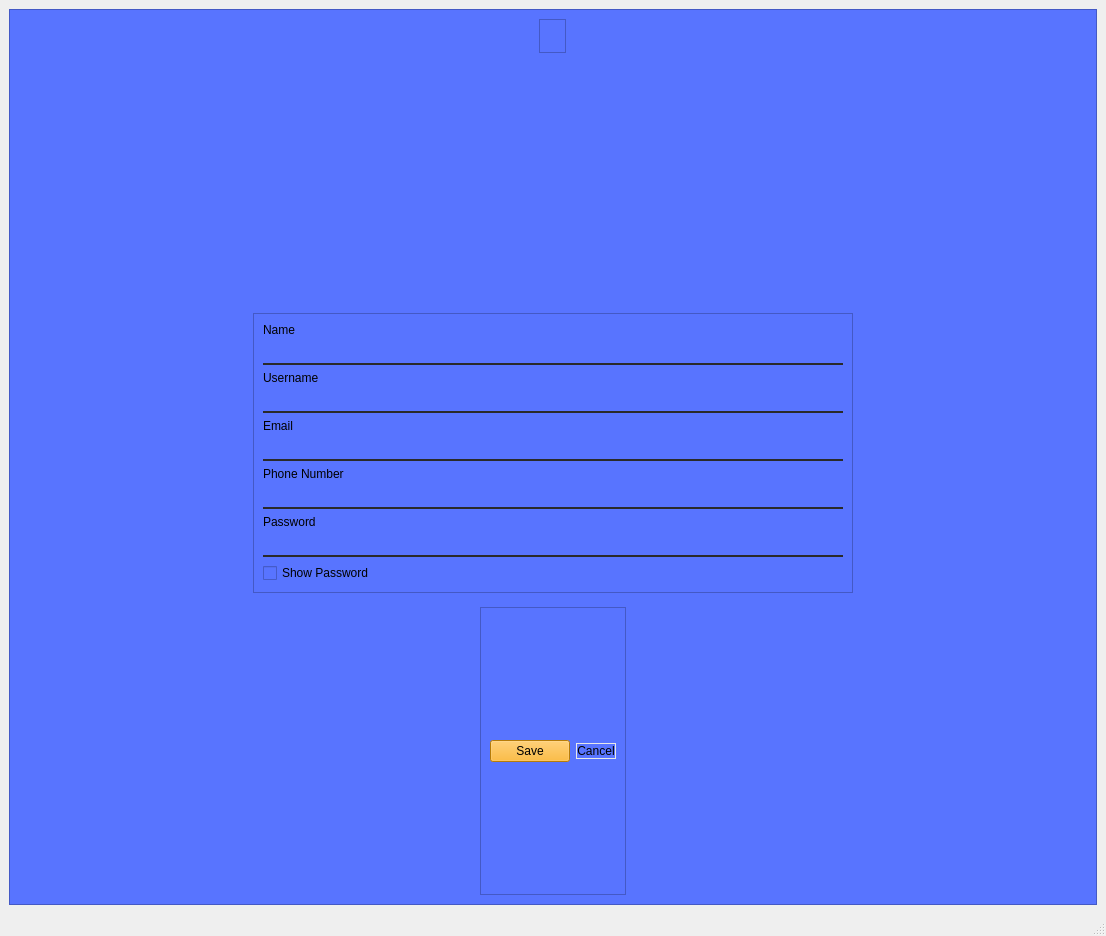
<?xml version="1.0" encoding="UTF-8"?>
<ui version="4.0">
 <class>edit_profile</class>
 <widget class="QMainWindow" name="edit_profile">
  <property name="geometry">
   <rect>
    <x>0</x>
    <y>0</y>
    <width>1106</width>
    <height>936</height>
   </rect>
  </property>
  <property name="windowTitle">
   <string>MainWindow</string>
  </property>
  <widget class="QWidget" name="centralwidget">
   <layout class="QGridLayout" name="gridLayout">
    <item row="0" column="0">
     <widget class="QFrame" name="frame">
      <property name="styleSheet">
       <string notr="true">background-color: rgb(88, 116, 255);</string>
      </property>
      <property name="frameShape">
       <enum>QFrame::StyledPanel</enum>
      </property>
      <property name="frameShadow">
       <enum>QFrame::Raised</enum>
      </property>
      <layout class="QVBoxLayout" name="verticalLayout">
       <item alignment="Qt::AlignHCenter|Qt::AlignTop">
        <widget class="QFrame" name="frame_2">
         <property name="frameShape">
          <enum>QFrame::StyledPanel</enum>
         </property>
         <property name="frameShadow">
          <enum>QFrame::Raised</enum>
         </property>
         <layout class="QVBoxLayout" name="verticalLayout_2">
          <item>
           <widget class="QLabel" name="label">
            <property name="text">
             <string/>
            </property>
            <property name="pixmap">
             <pixmap>../images/PoCoH.png</pixmap>
            </property>
            <property name="scaledContents">
             <bool>true</bool>
            </property>
           </widget>
          </item>
         </layout>
        </widget>
       </item>
       <item alignment="Qt::AlignHCenter|Qt::AlignTop">
        <widget class="QFrame" name="frame_3">
         <property name="minimumSize">
          <size>
           <width>600</width>
           <height>0</height>
          </size>
         </property>
         <property name="styleSheet">
          <string notr="true">padding-bottom: 1em;</string>
         </property>
         <property name="frameShape">
          <enum>QFrame::StyledPanel</enum>
         </property>
         <property name="frameShadow">
          <enum>QFrame::Raised</enum>
         </property>
         <layout class="QVBoxLayout" name="verticalLayout_3">
          <item alignment="Qt::AlignBottom">
           <widget class="QLabel" name="label_2">
            <property name="styleSheet">
             <string notr="true">padding-top: 1em;
font: 500 12pt &quot;Poppins&quot;;</string>
            </property>
            <property name="text">
             <string>Name</string>
            </property>
           </widget>
          </item>
          <item>
           <widget class="QLineEdit" name="name">
            <property name="styleSheet">
             <string notr="true">background-color:rgba(0, 0, 0, 0);
font: 12pt &quot;Poppins&quot;;
border-bottom:2px solid #2a2a2a;
border-radius: 30px;
color:#2a2a2a;
padding-bottom:4px;
padding-left: 5px;</string>
            </property>
            <property name="readOnly">
             <bool>true</bool>
            </property>
           </widget>
          </item>
          <item alignment="Qt::AlignBottom">
           <widget class="QLabel" name="label_3">
            <property name="styleSheet">
             <string notr="true">padding-top: 1em;
font: 500 12pt &quot;Poppins&quot;;</string>
            </property>
            <property name="text">
             <string>Username</string>
            </property>
           </widget>
          </item>
          <item>
           <widget class="QLineEdit" name="username">
            <property name="styleSheet">
             <string notr="true">background-color:rgba(0, 0, 0, 0);
font: 12pt &quot;Poppins&quot;;
border-bottom:2px solid #2a2a2a;
border-radius: 30px;
color:#2a2a2a;
padding-bottom:4px;
padding-left: 5px;</string>
            </property>
            <property name="readOnly">
             <bool>true</bool>
            </property>
           </widget>
          </item>
          <item alignment="Qt::AlignBottom">
           <widget class="QLabel" name="label_4">
            <property name="styleSheet">
             <string notr="true">padding-top: 1em;
font: 500 12pt &quot;Poppins&quot;;</string>
            </property>
            <property name="text">
             <string>Email</string>
            </property>
           </widget>
          </item>
          <item>
           <widget class="QLineEdit" name="email">
            <property name="styleSheet">
             <string notr="true">background-color:rgba(0, 0, 0, 0);
font: 12pt &quot;Poppins&quot;;
border-bottom:2px solid #2a2a2a;
border-radius: 30px;
color:#2a2a2a;
padding-bottom:4px;
padding-left: 5px;</string>
            </property>
            <property name="readOnly">
             <bool>false</bool>
            </property>
           </widget>
          </item>
          <item alignment="Qt::AlignBottom">
           <widget class="QLabel" name="label_5">
            <property name="styleSheet">
             <string notr="true">padding-top: 1em;
font: 500 12pt &quot;Poppins&quot;;</string>
            </property>
            <property name="text">
             <string>Phone Number</string>
            </property>
           </widget>
          </item>
          <item>
           <widget class="QLineEdit" name="phone">
            <property name="styleSheet">
             <string notr="true">background-color:rgba(0, 0, 0, 0);
font: 12pt &quot;Poppins&quot;;
border-bottom:2px solid #2a2a2a;
border-radius: 30px;
color:#2a2a2a;
padding-bottom:4px;
padding-left: 5px;</string>
            </property>
           </widget>
          </item>
          <item>
           <widget class="QLabel" name="label_6">
            <property name="styleSheet">
             <string notr="true">padding-top: 1em;
font: 500 12pt &quot;Poppins&quot;;</string>
            </property>
            <property name="text">
             <string>Password</string>
            </property>
           </widget>
          </item>
          <item>
           <widget class="QLineEdit" name="password">
            <property name="styleSheet">
             <string notr="true">background-color:rgba(0, 0, 0, 0);
font: 12pt &quot;Poppins&quot;;
border-bottom:2px solid #2a2a2a;
border-radius: 30px;
color:#2a2a2a;
padding-bottom:4px;
padding-left: 5px;</string>
            </property>
            <property name="echoMode">
             <enum>QLineEdit::Password</enum>
            </property>
           </widget>
          </item>
          <item>
           <widget class="QCheckBox" name="checkBox">
            <property name="styleSheet">
             <string notr="true">font: 300 11pt &quot;Poppins&quot;;</string>
            </property>
            <property name="text">
             <string>Show Password</string>
            </property>
           </widget>
          </item>
         </layout>
        </widget>
       </item>
       <item alignment="Qt::AlignHCenter">
        <widget class="QFrame" name="frame_4">
         <property name="frameShape">
          <enum>QFrame::StyledPanel</enum>
         </property>
         <property name="frameShadow">
          <enum>QFrame::Raised</enum>
         </property>
         <layout class="QHBoxLayout" name="horizontalLayout">
          <item>
           <widget class="QPushButton" name="bsave">
            <property name="styleSheet">
             <string notr="true">border-radius: 0.5em;
background-color: rgb(255, 174, 13);
padding-top: 0.30em;
padding-bottom: 0.30em;
padding-left: 1.7em;
padding-right: 1.7em;
font: 500 11pt &quot;Poppins&quot;;</string>
            </property>
            <property name="text">
             <string>Save</string>
            </property>
           </widget>
          </item>
          <item>
           <widget class="QPushButton" name="bcancel">
            <property name="styleSheet">
             <string notr="true">QPushButton#bcancel{
border-radius: 0.5em;
border: 1px solid #e8e8e8;
padding-top: 0.30em;
padding-bottom: 0.30em;
padding-left: 1.7em;
padding-right: 1.7em;
font: 500 11pt &quot;Poppins&quot;;
}

QPushButton#bcancel:hover {
color:#090909;
background: #e8e8e8;
}</string>
            </property>
            <property name="text">
             <string>Cancel</string>
            </property>
           </widget>
          </item>
         </layout>
        </widget>
       </item>
      </layout>
     </widget>
    </item>
   </layout>
  </widget>
  <widget class="QMenuBar" name="menubar">
   <property name="geometry">
    <rect>
     <x>0</x>
     <y>0</y>
     <width>1106</width>
     <height>22</height>
    </rect>
   </property>
  </widget>
  <widget class="QStatusBar" name="statusbar"/>
 </widget>
 <resources/>
 <connections/>
</ui>
